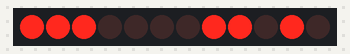
Simulated run of this sketch. Board: Arduino Uno, built with avr-gcc and run on an emulated ATmega328P. Parts: 12×1 LED matrix. Wiring (inferred from the names in the program): charlieplexed LEDs: lines pin 2, pin 3, pin 4, pin 5.

Above: at 0.21 s.

The sketch:

charlieplexing-12LEDs.ino
```cpp
//                 LEDS MAP AND PINS THEY ARE CONNECTED TO
//
//     CH1    CH2   CH3    CH4    CH1         CH1   CH3      CH2   CH4
//
//      |      |     |      |      |           |     |        |     |
//
//  - - • 1 ⇥ • 2 ⇥ • 3 ⇥ • 4 ⇥ • - -       • 5 ⇥ •       • 6 ⇥ •
//
//      |      |     |      |      |           |     |        |     |
//
//  - - • 7 ⇤ • 8 ⇤ • 9 ⇤ • 10⇤ • - -       • 11⇤ •       • 12⇤ •

// CHARLIE PINS DECLARATION, LEDS DECLARATION
const int CH_1 = 2;
const int CH_2 = 3;
const int CH_3 = 4;
const int CH_4 = 5;

uint8_t charliePins[] = { CH_1, CH_2, CH_3, CH_4 };
const byte charliePinsSize = sizeof(charliePins)/sizeof(charliePins[0]);

byte lights[12];
const byte lightsSize = sizeof(lights) / sizeof(lights[0]);

byte slowness = 25;                                                       // Parameter for "frame" speed / frequency


void setup() {}

void loop(){
  const byte d[] = { 0, 2, 4, 7, 9, 11 };
  draw(d, sizeof(d)/sizeof(d[0]));

  const byte d2[] = { 1, 3, 5, 6, 8, 10 };
  draw(d2, sizeof(d2)/sizeof(d2[0]));
}

void draw(byte lightLEDs[], byte s){
  byte count = 0;
  do{                                                                     // Light the LEDs up slowness times (wait more before changing set of LEDs)
    count++;
    for(int i = 0; i < s; i++){                                           // For every light up LED, set Charlieplex properly
      const byte LED_ID = lightLEDs[i];                                   // Get the LED_ID from the lighted LEDs array
      const byte t = LED_ID % 6;                                          // Normalize (get two endpoints of the LED, flow direction is handled here: --| )
      const byte Vcc = t % 4;                                             // Get the first CH pin                                                       |
      const byte GND = (Vcc + (t > 3 ? 2 : 1)) % 4;                       // Get the second CH pin                                                     \ /
      if(LED_ID < 6)                                                      // Every connection has two possible flows, handled as 2 rows here. Based on the index, choose the row.
        setCharlies(Vcc, GND);
      else
        setCharlies(GND, Vcc);
      delay(2);
    }
  }while(count < slowness);
}

// SET CHARLIE PINS
void setCharlies(byte HighIndex, byte LowIndex){
  // [ CH1, CH2, CH3, CH4 ];
  byte i = 0;
  while(i < charliePinsSize){
    if(i == HighIndex)
      setCharlie(i, OUTPUT, HIGH);
    else if(i == LowIndex)
      setCharlie(i, OUTPUT, LOW);
    else
      setCharlie(i, INPUT, LOW);
    i++;
  }
}

void setCharlie(byte i, byte IO, byte HL){
  pinMode(charliePins[i], IO);
  digitalWrite(charliePins[i], HL);
}


//void updateLights(byte states[]){
//  byte i = 0;
//  const byte s = sizeof(states)/sizeof(states[0]);
//  while(i < 12){
//    lights[i] = states[i];
//    i++;
//  }
//}

//void oldDraw(){
//  byte a  = 0;
//
//  while(a < lightsSize * slwnss){
//    const byte j = a % lightsSize;
//    if(lights[j] == HIGH){
//      const byte t = j % 6;
//      const byte high = t % 4;
//      const byte low = (high + (t > 3 ? 2 : 1)) % 4;
//      if(j < 6)
//        setCharlies(high, low);
//      else
//        setCharlies(low, high);
//    }
//    a++;
//    delay(200);
//  }
//}
```
